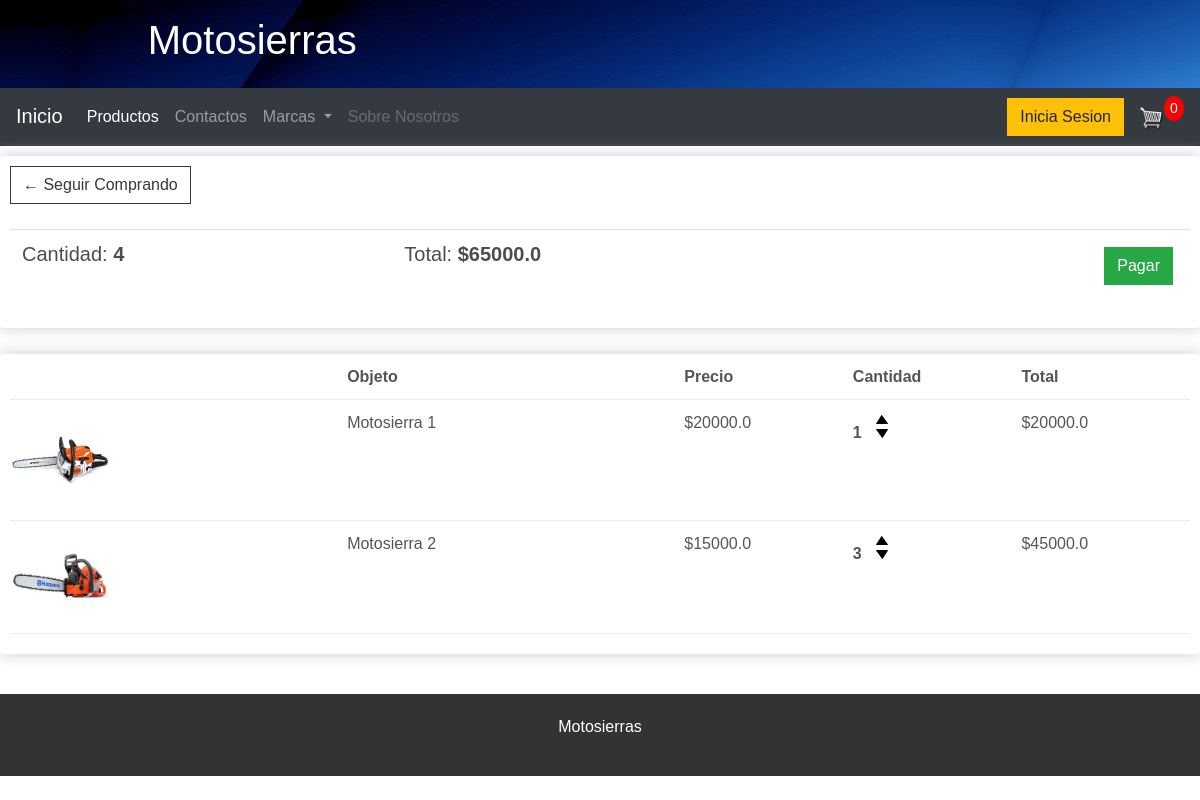
The app's page /cart/ (signed in) with its own data.
### website/models.py (models this page shows, shortened)
class Envio(models.Model):
    cliente = models.ForeignKey(Cliente, on_delete=models.SET_NULL, null=True, blank=True)
    date_orderd = models.DateTimeField(auto_now_add=True)
    complete = models.BooleanField(default=False)
    transaction_id = models.CharField(max_length=100, null=True)
    @property
    def get_cart_total(self):
        objetosenvio = self.objetosenvio_set.all()
        total = sum([item.get_total for item in objetosenvio])
        return total
    @property
    def get_cart_items(self):
        objetosenvio = self.objetosenvio_set.all()
        total = sum([item.cantidad for item in objetosenvio])
        return total

class ObjetosEnvio(models.Model):
    producto = models.ForeignKey(Producto, on_delete=models.SET_NULL, null=True)
    envio = models.ForeignKey(Envio, on_delete=models.SET_NULL, null=True)
    cantidad = models.IntegerField(default=0, null=True, blank=True)
    fecha_agregado = models.DateTimeField(auto_now_add=True)
    @property
    def get_total(self):
        total = self.producto.price * self.cantidad
        return total

class Producto(models.Model):
    nombre = models.CharField(max_length=200)
    price = models.FloatField()
    imagen = models.ImageField(null=True, blank=True)
    @property
    def imageURL(self):
        try:
            url = self.imagen.url
        except:
            url = ""
        return url

### website/views.py (the view)
# urls.py: path('cart/', cart, name="cart"),
def cart(request):
    if request.user.is_authenticated:
        cliente = request.user.cliente
        envio, created = Envio.objects.get_or_create(cliente=cliente, complete=False)
        items = envio.objetosenvio_set.all()
    else:
        items=[]
        envio={'get_cart_total':0, 'get_cart_items':0}
    context = {'items':items,
        'envio':envio,}
    return render(request, 'cart.html', context)

### website/templates/cart.html
{% extends 'base.html' %}
{% load static %}
{% block content %}
	<div class="row">
		<div class="col-lg-12">
			<div class="box-element">
				<a style="pr-1" class="btn btn-outline-dark" href="{% url 'store' %}">&#x2190; Seguir Comprando</a>
				<br>
				<br>
				<table class="table">
					<tr>
						<th><h5>Cantidad: <strong>{{envio.get_cart_items}}</strong></h5></th>
						<th><h5>Total:<strong> ${{envio.get_cart_total}}</strong></h5></th>
						<th>
							<a  style="float:right; margin:5px;" class="btn btn-success" href="{% url 'checkout' %}">Pagar</a>
						</th>
					</tr>
				</table>
			</div>
			<br>
			<div class="box-element">
                <div class="cart-row">
                    <div style="flex:2"></div>
                    <div style="flex:2"><strong>Objeto</strong></div>
                    <div style="flex:1"><strong>Precio</strong></div>
                    <div style="flex:1"><strong>Cantidad</strong></div>
                    <div style="flex:1"><strong>Total</strong></div>
                </div>
                	{% for item in items %}
                <div class="cart-row">
                    <div style="flex:2"><img class="row-image" src="{{item.producto.imageURL}}"></div>
                    <div style="flex:2">{{item.producto.nombre}}</div>
                    <div style="flex:1">${{item.producto.price}}</div>
                    <div style="flex:1">
                    <p class="quantity">{{item.cantidad}}</p>
                        <div class="quantity">
						<img class="chg-quantity" src="{% static  'website/images/arrow-up.png' %}">
						<img class="chg-quantity" src="{% static  'website/images/arrow-down.png' %}">
                        </div>
                    </div>
                    <div style="flex:1">${{item.get_total}}</div>
                </div>
                {% endfor %}
			</div>
		</div>
	</div>
{% endblock %}

### static/website/css/styless.css (style rules this page uses)
body { background-color:b#f4f4f4; color:#555; font-family:Arial, Helvetica, sans-serif; font-size:16px; line-height: 1.6em; margin:0; }
.box-element { box-shadow:hsl(0, 0%, 80%) 0 0 16px; background-color: #fff; border-radius: 4px; padding: 10px; }
h2,h3,h4,h5,h6 { color:hsl(0, 0%, 30%); }
.col-lg-4, .col-lg-6, .col-lg-8, .col-lg-12 { margin-top: 10px; }
.btn { border-radius: 0; }
.row-image { width: 100px; }
.cart-row { display: flex; align-items: flex-stretch; padding-bottom: 10px; margin-bottom: 10px; border-bottom: 1px solid #ececec; }
.quantity { display: inline-block; font-weight: 700; padding-right:10px; }
.chg-quantity { display: inline-block; width: 12px; cursor: pointer; display: block; margin-top: 5px; transition:.1s; }

### records on screen
Envio: get_cart_items "4", get_cart_total "65000.0"
ObjetosEnvio: producto.imageURL (picture), producto.nombre "Motosierra 1", producto.price "20000.0", cantidad "1", get_total "20000.0"
ObjetosEnvio: producto.imageURL (picture), producto.nombre "Motosierra 2", producto.price "15000.0", cantidad "3", get_total "45000.0"
